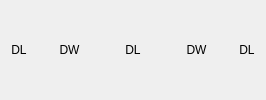
     <widget class="QWidget" name="widget_13" native="true">
      <layout class="QHBoxLayout" name="horizontalLayout_12">
       <item>
        <widget class="QLabel" name="board_label11_0">
         <property name="styleSheet">
          <string notr="true">background-color:&quot;lightblue&quot;
</string>
         </property>
         <property name="text">
          <string>DL</string>
         </property>
         <property name="alignment">
          <set>Qt::AlignCenter</set>
         </property>
        </widget>
       </item>
       <item>
        <widget class="QLabel" name="board_label11_1">
         <property name="styleSheet">
          <string notr="true">background-color:&quot;green&quot;
</string>
         </property>
         <property name="text">
          <string/>
         </property>
         <property name="alignment">
          <set>Qt::AlignCenter</set>
         </property>
        </widget>
       </item>
       <item>
        <widget class="QLabel" name="board_label11_2">
         <property name="styleSheet">
          <string notr="true">background-color:&quot;green&quot;
</string>
         </property>
         <property name="text">
          <string/>
         </property>
         <property name="alignment">
          <set>Qt::AlignCenter</set>
         </property>
        </widget>
       </item>
       <item>
        <widget class="QLabel" name="board_label11_3">
         <property name="styleSheet">
          <string notr="true">background-color:&quot;#ffdead&quot;
</string>
         </property>
         <property name="text">
          <string>DW</string>
         </property>
         <property name="alignment">
          <set>Qt::AlignCenter</set>
         </property>
        </widget>
       </item>
       <item>
        <widget class="QLabel" name="board_label11_4">
         <property name="styleSheet">
          <string notr="true">background-color:&quot;green&quot;
</string>
         </property>
         <property name="text">
          <string/>
         </property>
         <property name="alignment">
          <set>Qt::AlignCenter</set>
         </property>
        </widget>
       </item>
       <item>
        <widget class="QLabel" name="board_label11_5">
         <property name="styleSheet">
          <string notr="true">background-color:&quot;green&quot;
</string>
         </property>
         <property name="text">
          <string/>
         </property>
         <property name="alignment">
          <set>Qt::AlignCenter</set>
         </property>
        </widget>
       </item>
       <item>
        <widget class="QLabel" name="board_label11_6">
         <property name="styleSheet">
          <string notr="true">background-color:&quot;green&quot;
</string>
         </property>
         <property name="text">
          <string/>
         </property>
         <property name="alignment">
          <set>Qt::AlignCenter</set>
         </property>
        </widget>
       </item>
       <item>
        <widget class="QLabel" name="board_label11_7">
         <property name="styleSheet">
          <string notr="true">background-color:&quot;lightblue&quot;
</string>
         </property>
         <property name="text">
          <string>DL</string>
         </property>
         <property name="alignment">
          <set>Qt::AlignCenter</set>
         </property>
        </widget>
       </item>
       <item>
        <widget class="QLabel" name="board_label11_8">
         <property name="styleSheet">
          <string notr="true">background-color:&quot;green&quot;
</string>
         </property>
         <property name="text">
          <string/>
         </property>
         <property name="alignment">
          <set>Qt::AlignCenter</set>
         </property>
        </widget>
       </item>
       <item>
        <widget class="QLabel" name="board_label11_9">
         <property name="styleSheet">
          <string notr="true">background-color:&quot;green&quot;
</string>
         </property>
         <property name="text">
          <string/>
         </property>
         <property name="alignment">
          <set>Qt::AlignCenter</set>
         </property>
        </widget>
       </item>
       <item>
        <widget class="QLabel" name="board_label11_10">
         <property name="styleSheet">
          <string notr="true">background-color:&quot;green&quot;
</string>
         </property>
         <property name="text">
          <string/>
         </property>
         <property name="alignment">
          <set>Qt::AlignCenter</set>
         </property>
        </widget>
       </item>
       <item>
        <widget class="QLabel" name="board_label11_11">
         <property name="styleSheet">
          <string notr="true">background-color:&quot;#ffdead&quot;
</string>
         </property>
         <property name="text">
          <string>DW</string>
         </property>
         <property name="alignment">
          <set>Qt::AlignCenter</set>
         </property>
        </widget>
       </item>
       <item>
        <widget class="QLabel" name="board_label11_12">
         <property name="styleSheet">
          <string notr="true">background-color:&quot;green&quot;
</string>
         </property>
         <property name="text">
          <string/>
         </property>
         <property name="alignment">
          <set>Qt::AlignCenter</set>
         </property>
        </widget>
       </item>
       <item>
        <widget class="QLabel" name="board_label11_13">
         <property name="styleSheet">
          <string notr="true">background-color:&quot;green&quot;
</string>
         </property>
         <property name="text">
          <string/>
         </property>
         <property name="alignment">
          <set>Qt::AlignCenter</set>
         </property>
        </widget>
       </item>
       <item>
        <widget class="QLabel" name="board_label11_14">
         <property name="styleSheet">
          <string notr="true">background-color:&quot;lightblue&quot;
</string>
         </property>
         <property name="text">
          <string>DL</string>
         </property>
         <property name="alignment">
          <set>Qt::AlignCenter</set>
         </property>
        </widget>
       </item>
      </layout>
     </widget>
